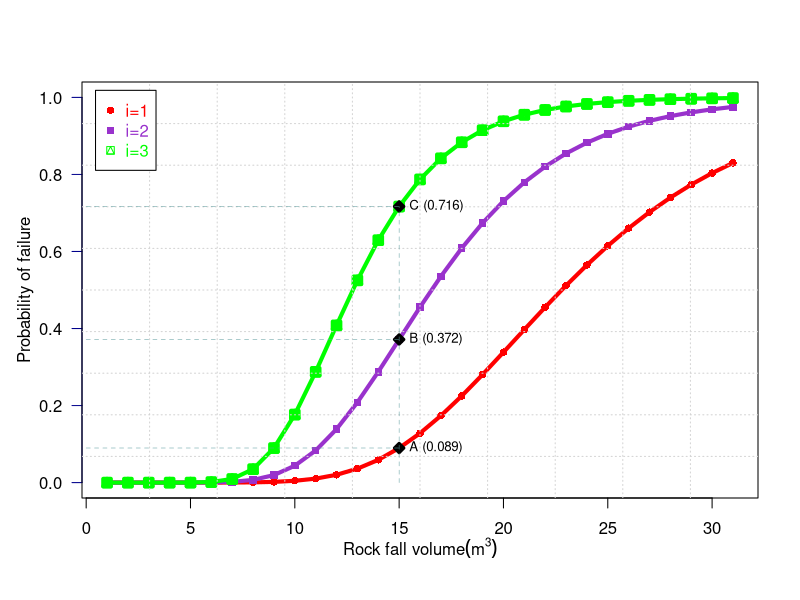

Source code (R):
# Evolution
data=read.csv("fragility.csv", header=TRUE)
attach(data)
#object 1
scalefactor=1
trucy=1
colors=c("red", "darkorchid","green", "violet", "darkorange3","brown3")

plot(data$CS1/scalefactor,pch=16,axes=FALSE,ylim=c(0,trucy),ylab="", xlab="",col="red",type="o",lwd=4)
axis(2, ylim=c(0,trucy),col="darkblue",las=1)
mtext(expression(paste("Probability of failure")),side=2,line=2.2, adj = 0.5 )
axis(1,pretty(range(data$rockfall),10))
mtext(expression(paste("Rock fall volume" (m^3))),side=1,col="black",line=2.2)  
box()

par(new=TRUE)
plot(data$CS2/scalefactor,pch=15,axes=FALSE,ylim=c(0,trucy),ylab="", xlab="",col="darkorchid",type="o",lwd=4)
par(new=TRUE)
plot(data$CS3/scalefactor,pch=14,axes=FALSE,ylim=c(0,trucy),ylab="", xlab="",col="green",type="o",lwd=4)
grid(10, 10, col = "lightgray", lty = "dotted",
     lwd = par("lwd"), equilogs = TRUE)

legend("topleft",inset=.02,legend=c("i=1","i=2","i=3"),text.col=colors,pch=c(16,15,14),col=colors,horiz=F,bty != "n",bg="white")


text(15, 18.5,expression(paste("I3-GCS1 (14.73x",10^6, "mu-year 15)")),pos=1,cex = 0.8, srt = 0)
text(15, data$CS1[15],"A (0.089)",pos=4,cex = 0.8, srt = 0)
text(15, data$CS2[15],"B (0.372)",pos=4,cex = 0.8, srt = 0)
text(15, data$CS3[15],"C (0.716)",pos=4,cex = 0.8, srt = 0)
points(15,data$CS1[15],pch=23,bg="black",lwd=3)
points(15,data$CS2[15],pch=23,bg="black",lwd=3)
points(15,data$CS3[15],pch=23,bg="black",lwd=3)
segments(15, 0, 15, data$CS3[15], col= 'cadetblue',lty=2,lwd=0.5)
segments(0, data$CS1[15], 15,data$CS1[15], col= 'cadetblue',lty=2,lwd=0.5)
segments(0, data$CS2[15], 15, data$CS2[15], col= 'cadetblue',lty=2,lwd=0.5)
segments(0, data$CS3[15], 15, data$CS3[15], col= 'cadetblue',lty=2,lwd=0.5)
